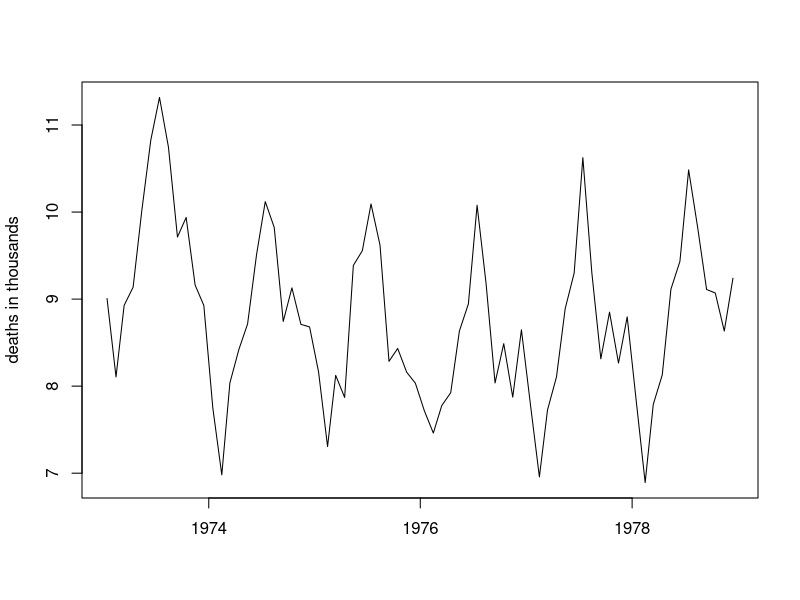
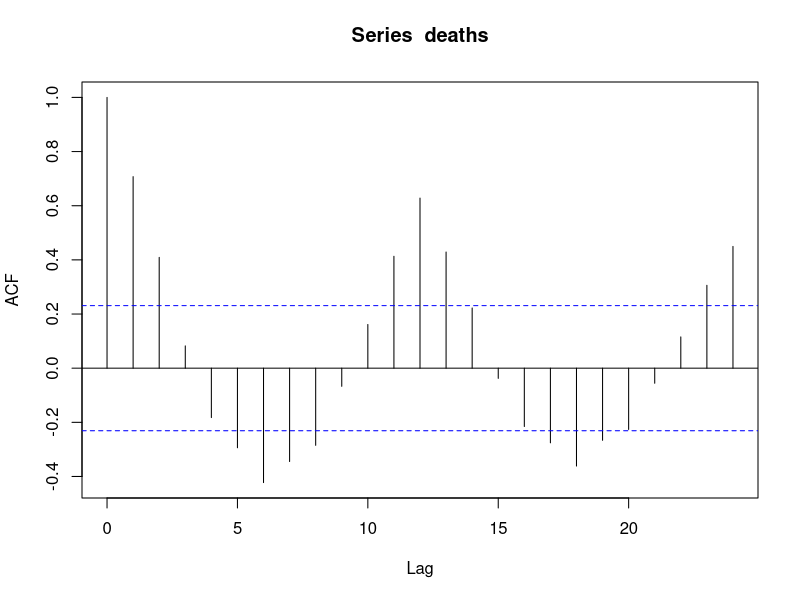
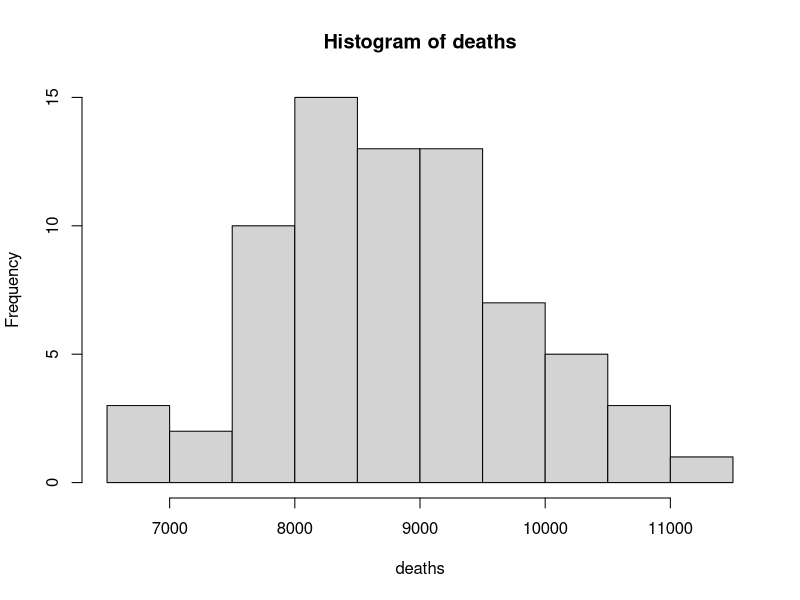

Reproduce these figures in R, in order.

# load data
data <- read.table("deaths.txt", skip=9, header=FALSE)

# add columns names to data
names(data) <- c("month", "year", "deaths")

#rearange date as datetime ie. yyyy-mm-15
data$time <- as.Date(paste(data$year, data$month, "15", sep="-"))

#plot death vs time
attach(data)
png("time-vs-death.png")
plot(time,deaths/1000, type="l", xlab="", ylab="deaths in thousands")
png("acf.png")
acf(deaths, lag.max=24)
png("histogram.png")
hist(deaths, breaks=15)
#print(data)
